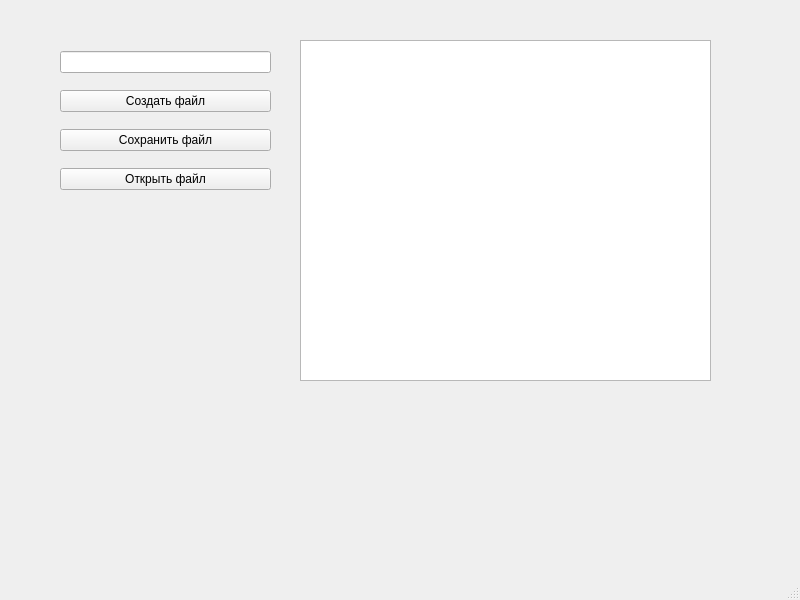
<?xml version="1.0" encoding="UTF-8"?>
<ui version="4.0">
 <class>MainWindow</class>
 <widget class="QMainWindow" name="MainWindow">
  <property name="geometry">
   <rect>
    <x>0</x>
    <y>0</y>
    <width>800</width>
    <height>600</height>
   </rect>
  </property>
  <property name="windowTitle">
   <string>MainWindow</string>
  </property>
  <widget class="QWidget" name="centralwidget">
   <widget class="QWidget" name="verticalLayoutWidget">
    <property name="geometry">
     <rect>
      <x>60</x>
      <y>40</y>
      <width>211</width>
      <height>161</height>
     </rect>
    </property>
    <layout class="QVBoxLayout" name="verticalLayout">
     <item>
      <widget class="QLineEdit" name="file_name"/>
     </item>
     <item>
      <widget class="QPushButton" name="make_file">
       <property name="text">
        <string>Создать файл</string>
       </property>
      </widget>
     </item>
     <item>
      <widget class="QPushButton" name="save_file">
       <property name="text">
        <string>Сохранить файл</string>
       </property>
      </widget>
     </item>
     <item>
      <widget class="QPushButton" name="open_file">
       <property name="text">
        <string>Открыть файл</string>
       </property>
      </widget>
     </item>
    </layout>
   </widget>
   <widget class="QTextEdit" name="label">
    <property name="geometry">
     <rect>
      <x>300</x>
      <y>40</y>
      <width>411</width>
      <height>341</height>
     </rect>
    </property>
   </widget>
  </widget>
  <widget class="QMenuBar" name="menubar">
   <property name="geometry">
    <rect>
     <x>0</x>
     <y>0</y>
     <width>800</width>
     <height>26</height>
    </rect>
   </property>
  </widget>
  <widget class="QStatusBar" name="statusbar"/>
 </widget>
 <resources/>
 <connections/>
</ui>
